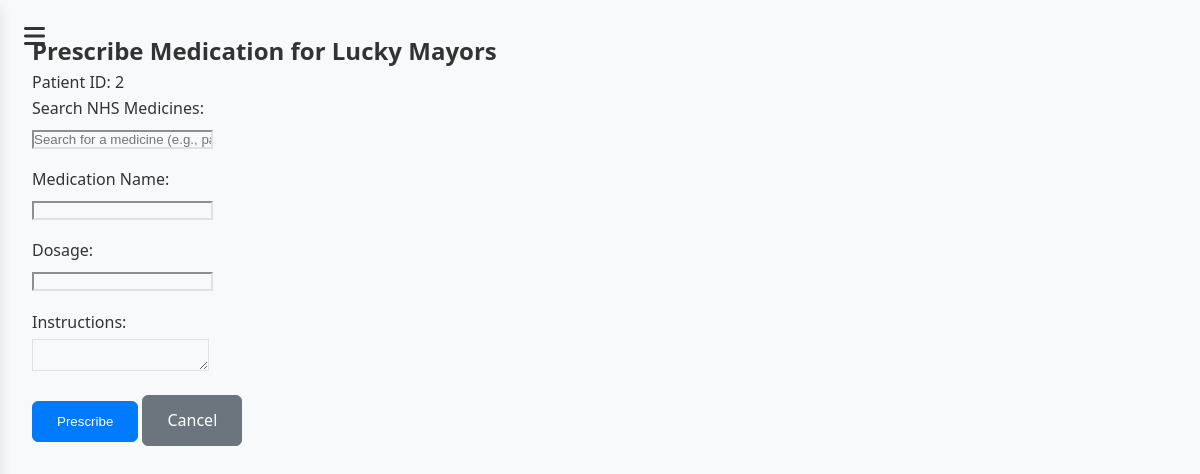
The page /prescription_page/2 (signed in) on the database its author committed.
### tables this page shows
CREATE TABLE patients
                     (id INTEGER PRIMARY KEY AUTOINCREMENT,
                      first_name TEXT NOT NULL,
                      last_name TEXT NOT NULL,
                      date_of_birth TEXT,
                      gender TEXT,
                      address TEXT,
                      phone TEXT,
                      email TEXT,
                      emergency_contact_name TEXT,
                      emergency_contact_phone TEXT,
                      medical_history TEXT,
                      allergies TEXT,
                      current_medications TEXT,
                      employee_id INTEGER,
                      clinic TEXT DEFAULT 'Clinic A',
                      created_at TEXT DEFAULT CURRENT_TIMESTAMP,
                      status TEXT DEFAULT 'active',  -- Added status column
                      FOREIGN KEY (employee_id) REFERENCES employees(id));

### script.py (the view)
@csrf.exempt
@app.route('/prescription_page/<int:patient_id>', methods=['GET', 'POST'])
def prescription_page(patient_id):
    if 'username' not in session or session.get('role') not in ['doctor', 'nurse']:
        logger.error(f"Unauthorized access to prescription_page: username={session.get('username')}, role={session.get('role')}")
        return redirect(url_for('login_page'))
    conn = None
    try:
        conn = get_db_connection()
        c = conn.cursor()
        c.execute("SELECT id, first_name, last_name FROM patients WHERE id = ?", (patient_id,))
        patient = c.fetchone()
        if not patient:
            logger.error(f"Patient not found: patient_id={patient_id}")
            flash('Patient not found.', 'error')
            return redirect(url_for('doctor_dashboard'))
        patient_data = {
            'id': patient['id'],
            'first_name': patient['first_name'],
            'last_name': patient['last_name']
        }
        user_details = get_user_details(conn, session['username'])
        if request.method == 'POST':
            medication_name = request.form.get('medication_name', '').strip()
            dosage = request.form.get('dosage', '').strip()
            instructions = request.form.get('instructions', '').strip()
            if not medication_name or not dosage:
                flash('Medication name and dosage are required.', 'error')
                return render_template('prescription_page.html', patient=patient_data, user_details=user_details)
            c.execute("SELECT id FROM employees WHERE staff_number = ?", (session['username'],))
            doctor = c.fetchone()
            if not doctor:
                logger.error(f"Doctor not found: username={session['username']}")
                flash('Doctor not found.', 'error')
                return redirect(url_for('doctor_dashboard'))
            c.execute("""
                INSERT INTO prescriptions (patient_id, nurse_id, medication_name, dosage, instructions, prescribed_date)
                VALUES (?, ?, ?, ?, ?, ?)
            """, (patient_id, doctor['id'], medication_name, dosage, instructions, datetime.now().strftime('%Y-%m-%d %H:%M:%S')))
            c.execute("SELECT current_medications FROM patients WHERE id = ?", (patient_id,))
            current_meds = c.fetchone()['current_medications'] or ''
            updated_meds = f"{current_meds}, {medication_name} ({dosage})" if current_meds else f"{medication_name} ({dosage})"
            c.execute("UPDATE patients SET current_medications = ? WHERE id = ?", (updated_meds, patient_id))
            conn.commit()
            flash('Medication prescribed successfully!', 'success')
            return redirect(url_for('patient_profile', patient_id=patient_id))
        logger.debug(f"Rendering prescription_page for patient_id={patient_id}, username={session['username']}")
        return render_template('prescription_page.html', patient=patient_data, user_details=user_details)
    except Exception as e:
        logger.error(f"Error in prescription_page: {str(e)}")
        flash(f'An error occurred: {str(e)}', 'error')
        return redirect(url_for('doctor_dashboard'))
    finally:
        if conn:
            conn.close()

### script.py (called while the page is built)
def get_db_connection():
    if 'db' in g:
        return g.db
    try:
        return current_app.get_db_connection()
    except RuntimeError:
        conn = sqlite3.connect('clinicinfo.db')
        conn.row_factory = sqlite3.Row
        return conn

def _proxy_get_db_connection():
    return get_db_connection()

### templates/prescription_page.html (shortened to what this page needs)
{% extends "base.html" %}
{% block content %}
<div class="container mx-auto px-4 py-8 prescription-container">
    <header class="mb-8">
        <h2 class="text-3xl font-bold">Prescribe Medication for {{ patient.first_name }} {{ patient.last_name }}</h2>
        <p class="text-lg text-gray-600">Patient ID: {{ patient.id }}</p>
    </header>
    <form method="POST" action="{{ url_for('prescription_page', patient_id=patient.id) }}" class="bg-white rounded-lg shadow-md p-6">
        <div class="form-group mb-4">
            <label for="nhsMedicineSearch" class="block text-sm font-medium text-gray-700">Search NHS Medicines:</label>
            <input type="text" id="nhsMedicineSearch" placeholder="Search for a medicine (e.g., paracetamol)..." autocomplete="off" class="mt-1 p-2 w-full border rounded-md">
        </div>
        <div class="form-group mb-4">
            <label for="medication_name" class="block text-sm font-medium text-gray-700">Medication Name:</label>
            <input type="text" id="medication_name" name="medication_name" required class="mt-1 p-2 w-full border rounded-md">
        </div>
        <div class="form-group mb-4">
            <label for="dosage" class="block text-sm font-medium text-gray-700">Dosage:</label>
            <input type="text" id="dosage" name="dosage" required class="mt-1 p-2 w-full border rounded-md">
        </div>
        <div class="form-group mb-4">
            <label for="instructions" class="block text-sm font-medium text-gray-700">Instructions:</label>
            <textarea id="instructions" name="instructions" class="mt-1 p-2 w-full border rounded-md"></textarea>
        </div>
        <div class="flex justify-end gap-4">
            <button type="submit" class="btn btn-primary">Prescribe</button>
            <a href="{{ url_for('view_patient', id=patient.id) }}" class="btn btn-secondary">Cancel</a>
        </div>
    </form>
</div>
{% endblock %}

### static/css/baseSidebar.css (style rules this page uses)
* { margin: 0; padding: 0; box-sizing: border-box; }
html, body { height: 100%; font-family: 'Segoe UI', Tahoma, Geneva, Verdana, sans-serif; line-height: 1.6; color: var(--text-color, #333); background-color: var(--bg-color, #f8f9fa); }
:root { --bg-color: #f8f9fa; --sidebar-bg: #ffffff; --sidebar-border: #e9ecef; --text-color: #333; --text-muted: #6c757d; --link-color: #007bff; --link-hover: #0056b3; --card-bg: #ffffff; --border-color: #dee2e6; --shadow: 0 0.125rem 0.25rem rgba(0, 0, 0, 0.075); --transition: all 0.3s ease; --current-time: "02:35 PM SAST, October 22, 2025"; }
.dashboard-page { display: flex; min-height: 100vh; }
.btn { display: inline-block; padding: 0.75rem 1.5rem; border: 1px solid transparent; border-radius: 0.375rem; text-decoration: none; font-weight: 500; cursor: pointer; transition: var(--transition); }
.btn-primary { background: var(--link-color); color: white; border-color: var(--link-color); }
.btn-secondary { background: var(--text-muted); color: white; border-color: var(--text-muted); }
.form-group { margin-bottom: 1rem; }
.form-group label { display: block; margin-bottom: 0.25rem; font-weight: 500; color: var(--text-color); }

### static/css/doctor.css (style rules this page uses)
html[data-theme="light"] { --bg: #f8f9fa; --bg-alt: #ffffff; --text: #333333; --text-muted: #6c757d; --border: #dee2e6; --primary: #007bff; --success: #28a745; --danger: #dc3545; --card-bg: #ffffff; --sidebar-bg: #f8f9fa; --table-hover: #f1f3f5; --input-bg: #ffffff; --input-border: #ced4da; --shadow: 0 4px 12px rgba(0,0,0,0.1); }
body, .container, .card, .modal-content, .table, input, select, textarea { background-color: var(--bg) !important; color: var(--text) !important; border-color: var(--border) !important; }

### templates/base.html (style rules this page uses)
:root { --current-time: "02:35 PM SAST, October 22, 2025"; }

### rows shown on the page
patients: first_name "Lucky", last_name "Mayors", id "2"
